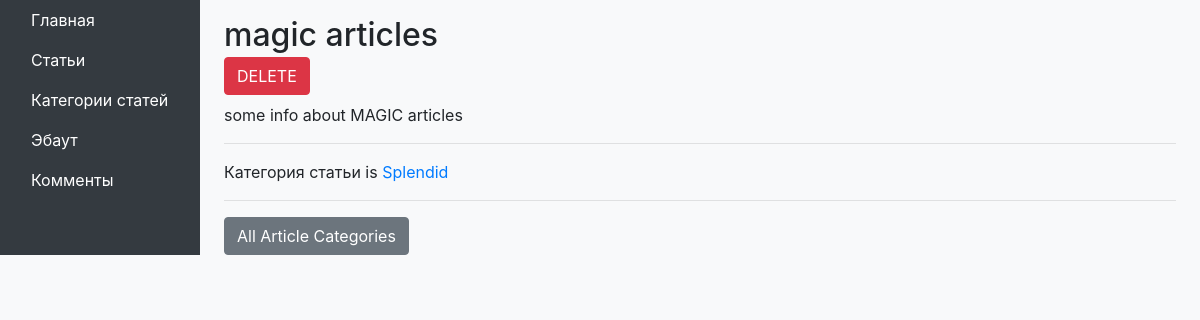
The app's page /articles/1/, older data.
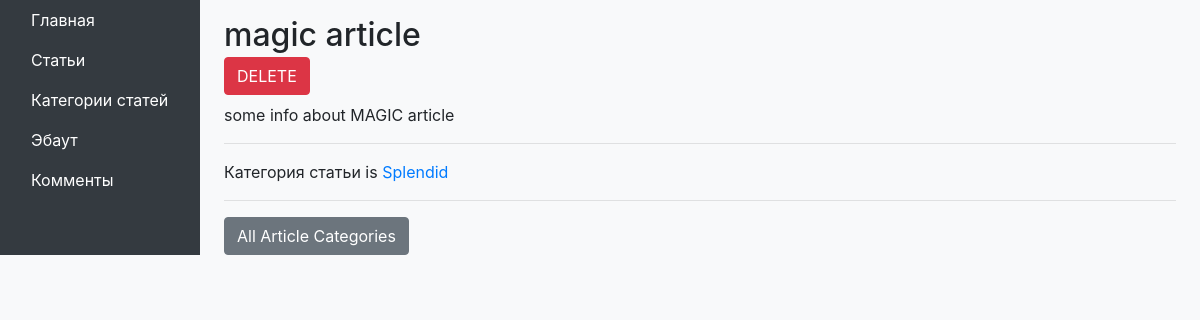
The same page, newer data.
### django_blog/articles/models.py (models this page shows, shortened)
class Article(models.Model):
    name = models.CharField(max_length=200)
    body = models.TextField()
    category = models.ForeignKey(Category, on_delete=models.PROTECT)
    timestamp = models.DateTimeField(auto_now_add=True)

### django_blog/categories/models.py (models this page shows, shortened)
class Category(models.Model):
    name = models.CharField('name', max_length=255)
    description = models.CharField('description', max_length=255)

### django_blog/articles/views.py (the view)
# urls.py: path('<int:id>/', views.ArticleView.as_view(), name='articles_detail'),
class ArticleView(View):
    def get(self, request, *args, **kwargs):
        article = get_object_or_404(Article, id=kwargs['id'])
        return render(
            request,
            'articles/article.html',
            context={'article': article}
        )

### django_blog/templates/articles/article.html
{% extends "base.html" %}
{% block content %}
    <div class="article-details-container">
        <h2>{{ article.name }} {% include "articles/delete.html" %}</h2>
        <div class="article-body">{{ article.body }}</div>
        <hr>
        <div class="category-info">
            Категория статьи is <a href="{% url 'categories_detail' article.category.id %}">{{ article.category.name }}</a>
        </div>
        <hr>
        <div class="all-categories-link">
            <a href="{% url 'categories_index' %}" class="btn btn-secondary">All Article Categories</a>
        </div>
    </div>
{% endblock %}

Row changes from the older to the newer data that the page shows:
changed Article "Splendid": name "magic articles" → "magic article"; body "some info about MAGIC articles" → "some info about MAGIC article"
